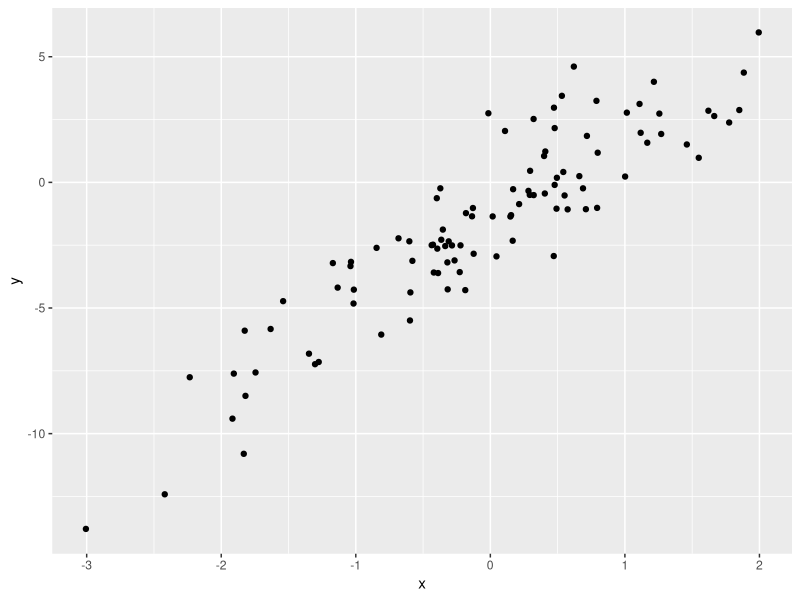
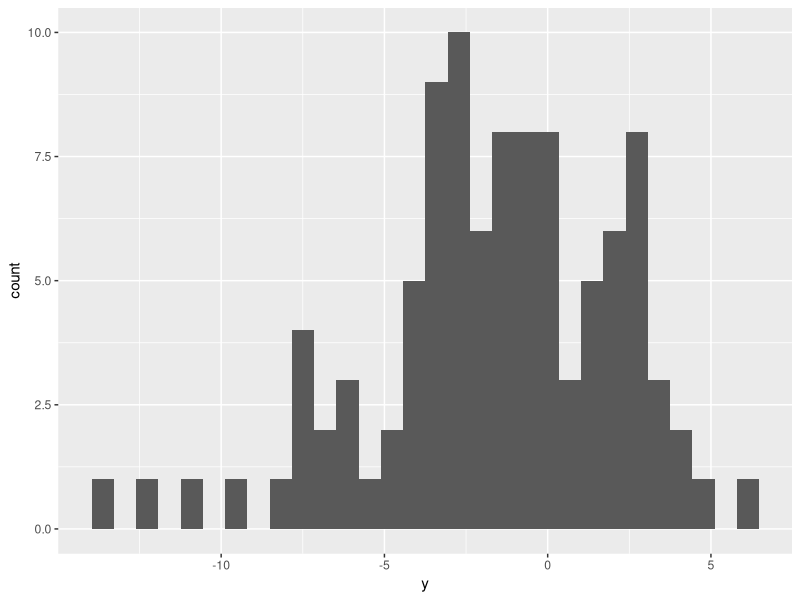
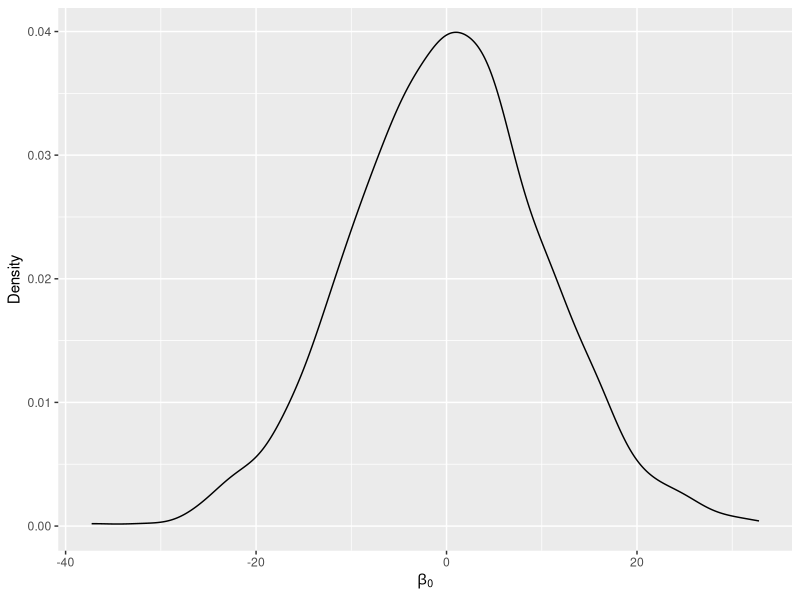
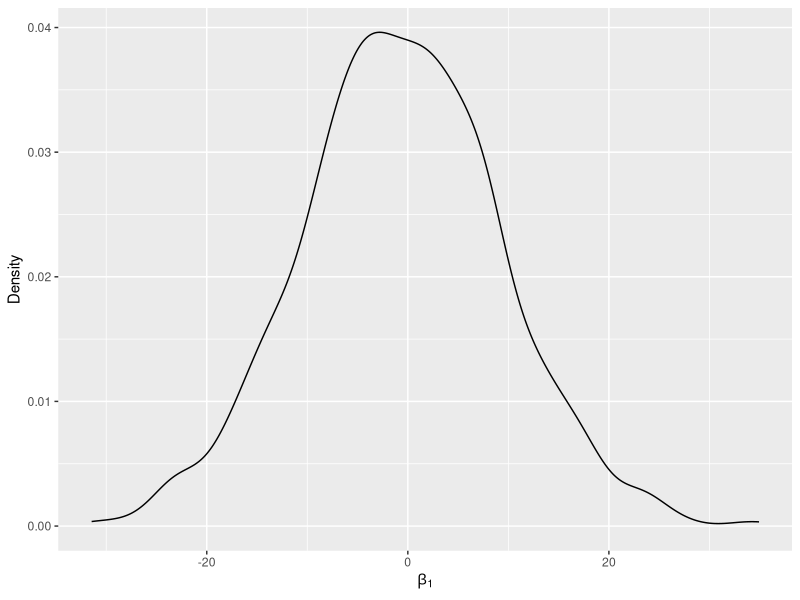
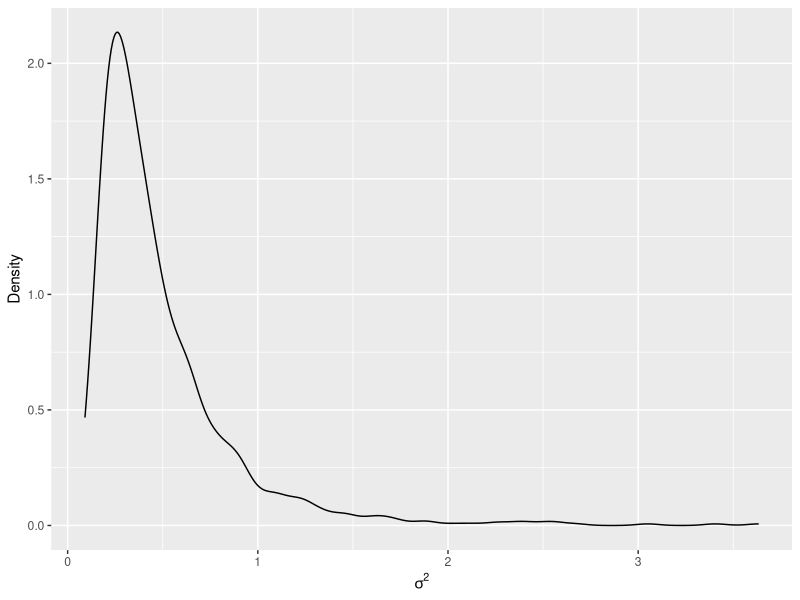
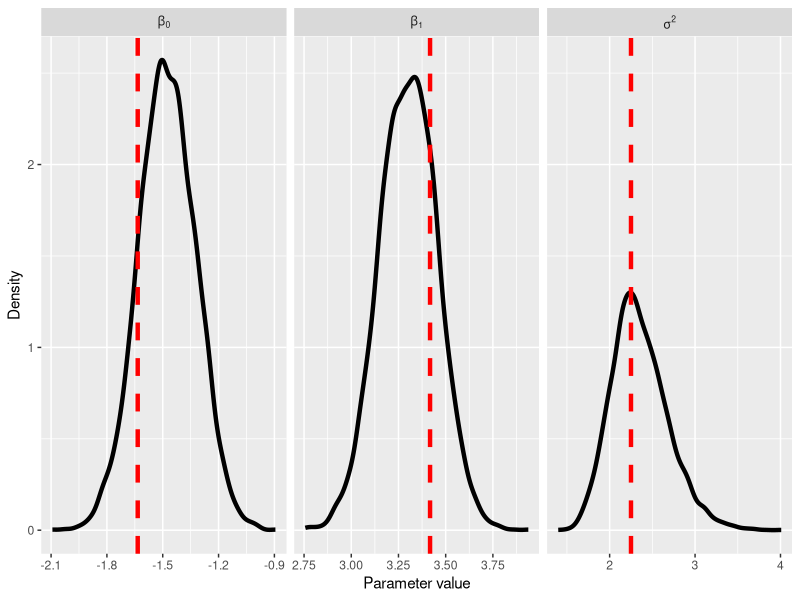
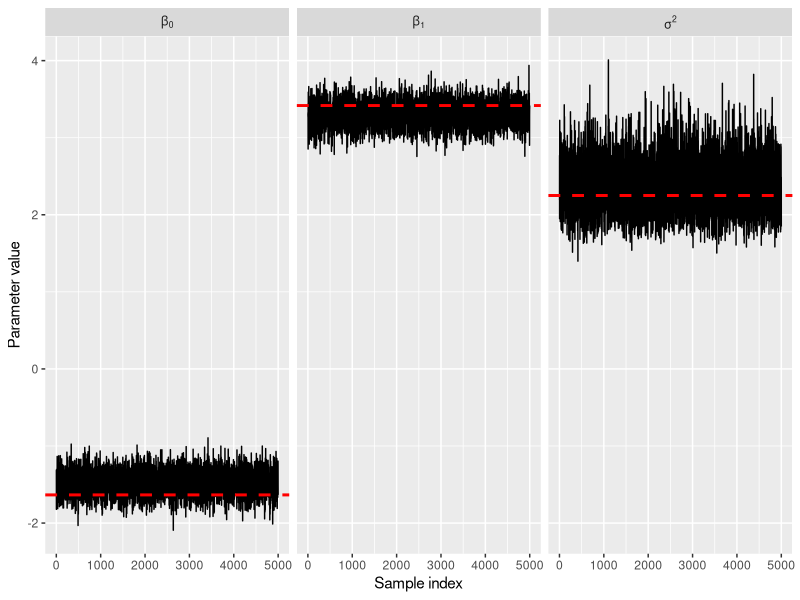
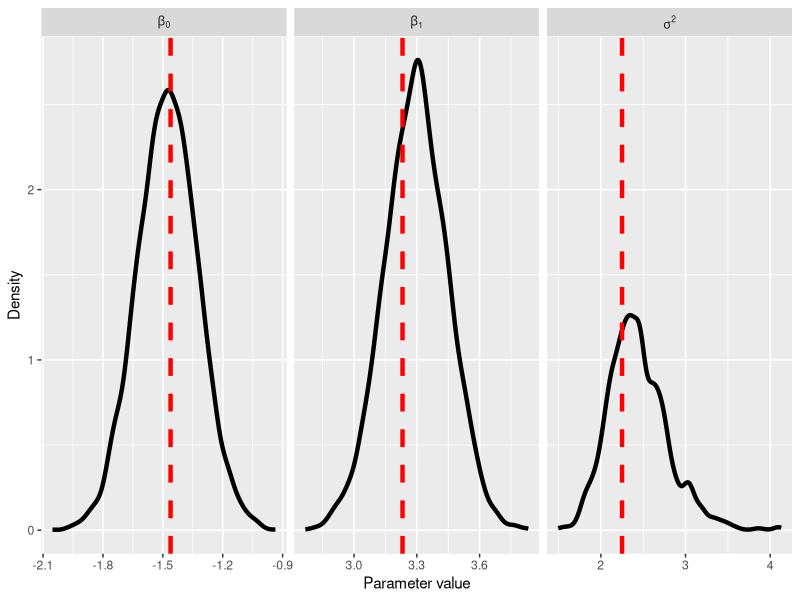

Source code (R) for these figures, in order:
## ---- chunk 1
library(ggplot2)
library(gridExtra)
library(knitr)
library(mvtnorm)
library(coda)
## ---- chunk 2
###True parameters
sigma <- 1.5 # true measurement error
beta <- matrix(c(-1.5, 3), ncol = 1) # true beta

###Simulation settings
n <- 100 # number of observations
p <- length(beta) - 1 # number of covariates

###Simulate data
set.seed(54) # set seed
X <- cbind(1, matrix(rnorm(n * p), ncol = p))
Y <- as.numeric(X %*% beta + rnorm(n, 0, sigma))
## ---- chunk 3
#| echo: false
#| fig-align: "center"
#| fig-width: 4
#| fig-asp: 1
#| layout-ncol: 2
dat.fig <- data.frame(x = X[, 2], y = Y)
ggplot(dat.fig, aes(x = x, y = y)) + 
  geom_point()
ggplot(dat.fig, aes(x = y)) +
  geom_histogram()
## ---- chunk 4
###Define hyperparameters
beta0 <- matrix(0, nrow = p + 1, ncol = 1)
sigma_beta <- 10
a <- 3
b <- 1
## ---- chunk 5
#| echo: false
#| fig-align: "center"
#| fig-width: 4
#| fig-asp: 1
#| layout-ncol: 3
dat.fig <- data.frame(beta0 = rnorm(1000, beta0[1], sigma_beta), 
           beta1 = rnorm(1000, beta0[1], sigma_beta),
           sigma2 = 1 / rgamma(1000, shape = a, rate = b))
# ggplot(dat.fig, aes(x = beta0, y = beta1)) + 
#   geom_point() + 
#   xlab(expression(beta[0])) + 
#   ylab(expression(beta[1]))
ggplot(dat.fig, aes(x = beta0)) + 
  geom_density() + 
  xlab(expression(beta[0])) + 
  ylab("Density")
ggplot(dat.fig, aes(x = beta1)) + 
  geom_density() + 
  xlab(expression(beta[1])) + 
  ylab("Density")
ggplot(dat.fig, aes(x = sigma2)) + 
  geom_density() + 
  xlab(expression(sigma^2)) + 
  ylab("Density")
## ---- chunk 6
sigma2 <- exp(rnorm(1)) # initial value
samples <- NULL
for (s in 1:5000) {
  ###Sample from full conditional for beta
  var_beta <- chol2inv(chol(t(X) %*% X / sigma2 + diag(p + 1) / sigma_beta^2))
  mean_beta <- var_beta %*% (beta0 / sigma_beta^2 + t(X) %*% Y / sigma2)
  beta <- as.numeric(rmvnorm(1, mean_beta, var_beta))
  
  ###Sample from full conditional for sigma2
  quadratic <- as.numeric(t(Y - X %*% beta) %*% (Y - X %*% beta))
  sigma2 <- 1 / rgamma(1, shape = a + n / 2, rate = b + quadratic / 2)
  
  ###Save samples after a burn-in
  samples <- rbind(samples, c(beta, sigma2))
}
## ---- chunk 7
#| echo: false
#| fig-align: "center"
#| fig-height: 2
#| layout-nrow: 2
dat.fig <- data.frame(
  parameter = rep(c("beta[0]", "beta[1]", "sigma^2"), each = 5000),
  index = rep(1:5000, 3),
  value = as.numeric(samples)
)
true_beta <- data.frame(true = c(beta, sigma^2),
                        parameter = c("beta[0]", "beta[1]", "sigma^2"))
ggplot(dat.fig, aes(x = value)) +
  geom_density(lwd = 1.5) +
  facet_grid(. ~ parameter, labeller = label_parsed, scales = "free_x") +
  geom_vline(data = true_beta, aes(xintercept = true), color = "red", lwd = 1.5, linetype = 2) +
  ylab("Density") +
  xlab("Parameter value")
ggplot(dat.fig, aes(x = index, y = value)) + 
  geom_line(lwd = 0.5) + 
  facet_grid(. ~ parameter, labeller = label_parsed, scales = "free_x") + 
  geom_hline(data = true_beta, aes(yintercept = true), color = "red", lwd = 1, linetype = 2) + 
  ylab("Parameter value") +
  xlab("Sample index")

## ---- chunk 8
sigma2 <- exp(rnorm(1))
samples <- NULL
delta <- 1
for (s in 1:10000) {
  ###Sample from full conditional for beta
  var_beta <- chol2inv(chol(t(X) %*% X / sigma2 + diag(p + 1) / sigma_beta^2))
  mean_beta <- var_beta %*% (beta0 / sigma_beta^2 + t(X) %*% Y / sigma2)
  beta <- as.numeric(rmvnorm(1, mean_beta, var_beta))

  ###Metropolis update for sigma2
  # Sample a proposal value
  log_sigma2_proposal <- rnorm(1, log(sigma2), delta)
  # Compute the ratio r on the log scale for numeric stability
  # Also, I've decided to update log(sigma2) instead of sigma2, so I can use a normal proposal distribution
  # I've placed a normal prior on log(sigma2)
  likelihood_proposal <- sum(dnorm(Y, X %*% beta, sqrt(exp(log_sigma2_proposal)), log = TRUE))
  likelihood_current <- sum(dnorm(Y, X %*% beta, sqrt(sigma2), log = TRUE))
  prior_proposal <- dnorm(log_sigma2_proposal, 0, 1, log = TRUE)
  prior_current <- dnorm(log(sigma2), 0, 1, log = TRUE)
  log_r <- (likelihood_proposal + prior_proposal) - (likelihood_current + prior_current)
  # Update beta using Metropolis ratio
  if (log(runif(1)) < log_r) sigma2 <- exp(log_sigma2_proposal)

  ###Save samples after a burn-in
  if (s > 5000) samples <- rbind(samples, c(beta, sigma2))
}
## ---- chunk 9
#| echo: false
#| fig-align: "center"
#| fig-height: 2
#| layout-nrow: 2
nsims <- nrow(samples)
dat.fig <- data.frame(
  parameter = rep(c("beta[0]", "beta[1]", "sigma^2"), each = nsims),
  index = rep(1:nsims, 3),
  value = as.numeric(samples)
)
true_beta <- data.frame(true = c(beta, sigma^2),
                        parameter = c("beta[0]", "beta[1]", "sigma^2"))
ggplot(dat.fig, aes(x = value)) +
  geom_density(lwd = 1.5) +
  facet_grid(. ~ parameter, labeller = label_parsed, scales = "free_x") +
  geom_vline(data = true_beta, aes(xintercept = true), color = "red", lwd = 1.5, linetype = 2) +
  ylab("Density") +
  xlab("Parameter value")
ggplot(dat.fig, aes(x = index, y = value)) + 
  geom_line(lwd = 0.5) + 
  facet_grid(. ~ parameter, labeller = label_parsed, scales = "free_x") + 
  geom_hline(data = true_beta, aes(yintercept = true), color = "red", lwd = 1, linetype = 2) + 
  ylab("Parameter value") +
  xlab("Sample index")
